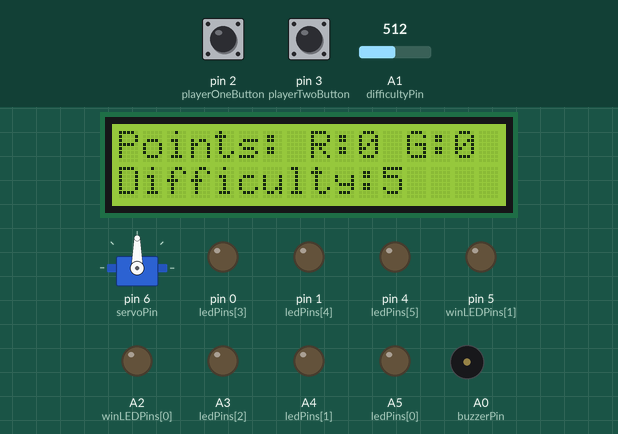
Simulated run of this sketch. Board: Arduino Uno, built with avr-gcc and run on an emulated ATmega328P. Parts: servo, 16×2 character LCD, output pins drawn as LEDs (lit = HIGH), buzzer (waves = sounding). The inputs (shaded band) are chosen by the test bench; at power-on: pin 2 (playerOneButton) HIGH, pin 3 (playerTwoButton) HIGH, A1 (difficultyPin) = 512. Random numbers use the default seed unless the sketch sets one.

Above: at 1.2 s.
1.3 s: pin 2 (playerOneButton) pulled LOW for 3 s
At 1.6 s:
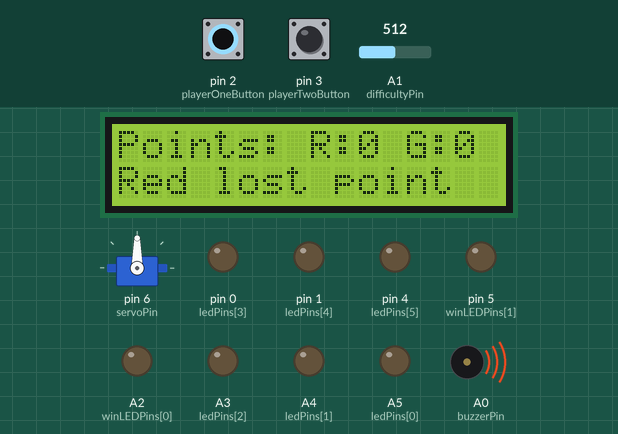
9.4 s: pin 3 (playerTwoButton) pulled LOW for 3 s
At 10.2 s:
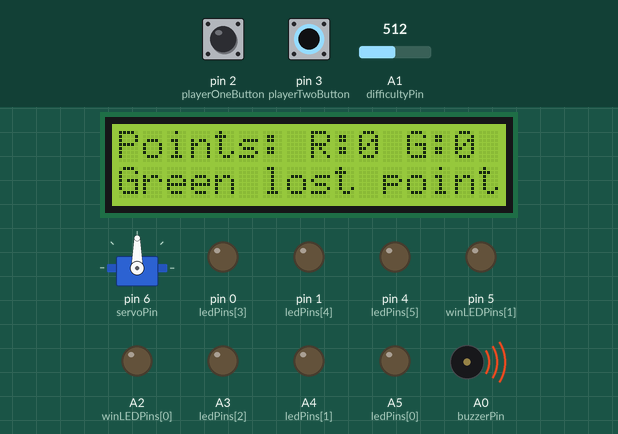
17.2 s: A1 (difficultyPin) set to 716
At 21.5 s:
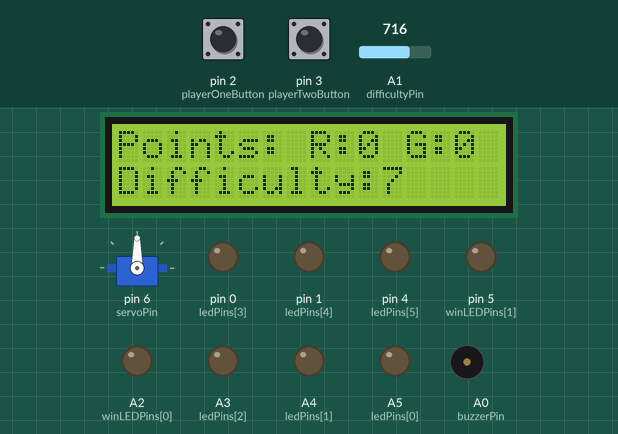
22.4 s: pin 2 (playerOneButton) pulled LOW for 3 s
At 23.1 s:
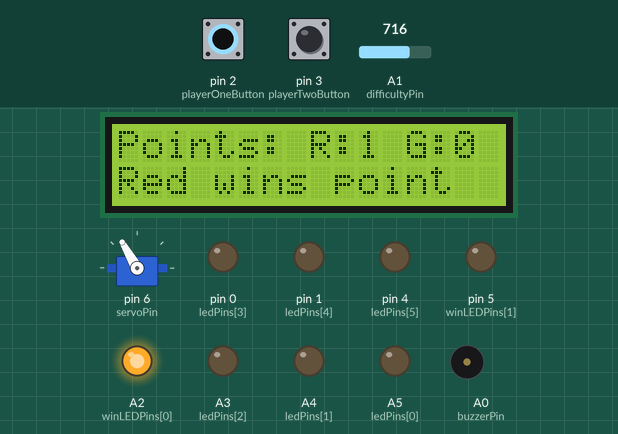
30.0 s: pin 3 (playerTwoButton) pulled LOW for 3 s
At 30.7 s:
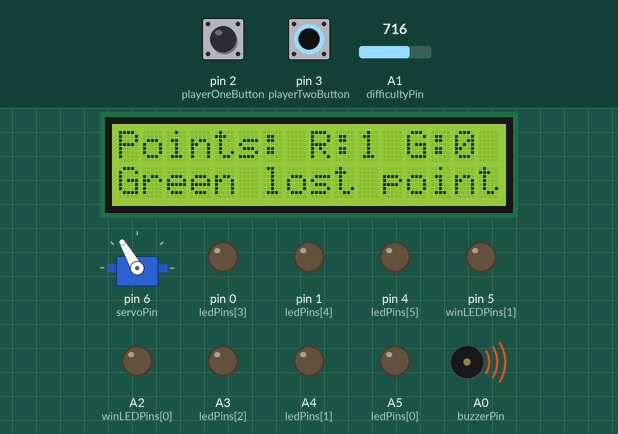
39.9 s: A1 (difficultyPin) set to 900
At 44.8 s:
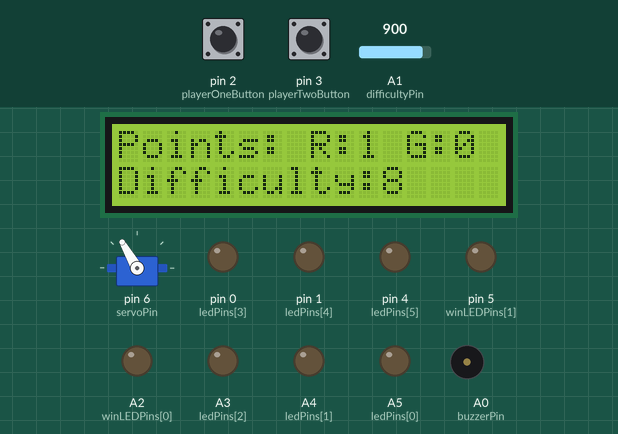
Timing chart, 0 to 50.5 s (numbered marks = the images above; inputs shaded):
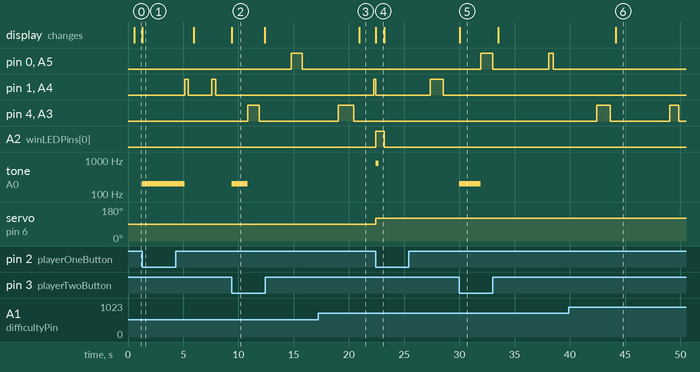

Measured:
- after the input at 1.3 s, tone on A0 (buzzerPin): silent → 200 Hz at once, → silent 3.8 s later; the display: changes at once (image 1)
- after the input at 9.4 s, tone on A0 (buzzerPin): silent → 200 Hz at once, → silent 1.4 s later; the display: changes at once (image 2)
- after the input at 17.2 s, pin 1 (ledPins[4]), A4 (ledPins[1]): LOW → HIGH after 5.0 s; the display: changes after 3.7 s (image 3)
- after the input at 22.4 s, A2 (winLEDPins[0]): LOW → HIGH at once, → LOW 0.79 s later; tone on A0 (buzzerPin): silent → 800 Hz at once, → silent 0.30 s later; servo on pin 6 (servoPin): 90° → 120° at once; the display: changes at once (image 4)
- after the input at 30.0 s, tone on A0 (buzzerPin): silent → 200 Hz at once, → silent 1.9 s later; the display: changes at once (image 5)
- after the input at 39.9 s, the display: changes after 4.2 s (image 6)
- by itself, pin 1 (ledPins[4]), A4 (ledPins[1]): alternates HIGH for 0.35 s and LOW for 2.1 s

The sketch:

sketch.ino
```cpp
#include <Servo.h>
#include <LiquidCrystal.h>

// Assign components to pins
int ledPins[] = {A5, A4, A3, 0, 1, 4};
int playerOneButton = 2;
int playerTwoButton = 3;
int winLEDPins[] = {A2, 5};
int servoPin = 6;
int buzzerPin = A0;
int difficultyPin = A1;

// Declare variables
int randNumber;
unsigned long lastButtonPress;
int scores[] = {0, 0};
int winScore = 10;
int totalWins[] = {0, 0};
int winningSequence = 0;
int win = 0;
Servo servo;
LiquidCrystal lcd(8, 9, 12, 10, 11, 13);

// Setup interrupt, button input, LED outputs, servo, buzzer and lcd
void setup() {
	// Specify interrupt routine
	attachInterrupt(digitalPinToInterrupt(playerOneButton), buttonPressed, FALLING);
	attachInterrupt(digitalPinToInterrupt(playerTwoButton), buttonPressed, FALLING);

	// Setup LED ouputs
	for (int i = 0; i < 6; i++){
		pinMode(ledPins[i], OUTPUT);
	}

	pinMode(winLEDPins[0], OUTPUT);
	pinMode(winLEDPins[1], OUTPUT);

	// Setup buttons with pullup resistors
	pinMode(playerOneButton, INPUT_PULLUP);
	pinMode(playerTwoButton, INPUT_PULLUP);

	// Setup the servo
	servo.attach(servoPin);

	// Setup the buzzer output
	pinMode(buzzerPin, OUTPUT);

	// Setup the analogue input for controlling the difficulty of the game
	pinMode(difficultyPin, INPUT);

	// Setup lcd display and show initial points
	lcd.begin(16, 2);
	lcd.print("Points: R:0 G:0");
}

// Run main program loop
void loop() {
	// The noTone methods used here turn of the buzzer noise
	noTone(buzzerPin);

	// Show the winning LED for longer if a point has been won
	delay(500 * (winLEDPins[0] || winLEDPins[0]));

	noTone(buzzerPin);

	// If winLEDPins on, turn them off
	digitalWrite(winLEDPins[0], LOW);
	digitalWrite(winLEDPins[1], LOW);

	// Get the difficulty from the potentiometer
	int difficulty = getDifficulty();

	// Delay a random length of time with no LEDs on, of which the minimum is determined by the difficulty
	delay(random(1200 - difficulty, 5000));
	noTone(buzzerPin);

	// Select a random number for the led
	randNumber = random(3);

	// Light the LED with the random number index
	digitalWrite(ledPins[randNumber], HIGH);
	digitalWrite(ledPins[randNumber + 3], HIGH);

	// Delay a random length of time with a set of LEDs on, of which the minimum is determined by the difficulty
	delay(random(450 - (difficulty / 3), 1500));

	// Turn the leds off again
	digitalWrite(ledPins[randNumber], LOW);
	digitalWrite(ledPins[randNumber + 3], LOW);

	// Check if either player has reached the wininng score
	if (scores[0] == winScore || scores[1] == winScore){
		winSequence();
	}
}

// The interrupt handler routine which is called when a button is pressed
void buttonPressed() {
	// Check the game is not in its winning sequence and get the input of the player which pressed the button
	if (winningSequence == 0){
		if (!digitalRead(playerOneButton)){
			playerInput(0);
		}
		else playerInput(1);
	}
}


void playerInput(int button) {
	// Ensure the last button press was greater than 300ms ago to stop the buttons registering multiple false presses
	if (millis() - lastButtonPress > 300){
		lastButtonPress = millis();

		// Determine if any of the LEDs are on
		bool ledsOn = false;
		for (int i = 0; i < 3; i++){
			if (digitalRead(ledPins[i + (3 * button)])){
				ledsOn = true;
			}
		}

		if (ledsOn){
			// Win point
			scores[button]++;

			// Play noise
			tone(buzzerPin, 800);

			// Show on display
			lcd.setCursor(0, 1);
			lcd.print("                     ");
			lcd.setCursor(0, 1);
			if (button == 0){
				lcd.print("Red wins point");
			}
			else{
				lcd.print("Green wins point");
			}


			// Turn on win LED indicator and turn off the other LEDs
			digitalWrite(winLEDPins[0 + button], HIGH);
			digitalWrite(ledPins[randNumber], LOW);
			digitalWrite(ledPins[randNumber + 3], LOW);
		}
		else{
			// Lost point (however points cannot go below zero)
			if (scores[button] > 0){
				scores[button]--;
			}

			// Play noies and show on lcd display
			tone(buzzerPin, 200);
			lcd.setCursor(0, 1);
			lcd.print("                     ");
			lcd.setCursor(0, 1);
			if (button == 0){
				lcd.print("Red lost point");
			}
			else{
				lcd.print("Green lost point");
			}
		}

		// Move servo to show who is in the lead (and by how much)
		int angle;
		//angle = ((scores[0] - scores[1]) * 90 / winScore) + 90;

		if (scores[0] == scores[1]){
			angle = 90;
		}
		else if (scores[0] > scores[1]){
			angle = 120;
		}
		else{
			angle = 60;
		}

		servo.write(angle);

		// Display current scores on the lcd display
		lcd.setCursor(10, 0);
		lcd.print(scores[0]);
		lcd.setCursor(14, 0);
		lcd.print(scores[1]);
	}
}

// Plays the wining sequence when a player wins a game
void winSequence(){
	winningSequence = 1;
		lcd.clear();
		if (scores[1] == winScore){
			lcd.print("Green wins");
			totalWins[1]++;
		}
		else{
			lcd.print("Red wins");
			totalWins[0]++;
		}
		lcd.setCursor(0, 1);
		lcd.print("the game!");

		// DO NOT REMOVE (Somehow makes the program work)
		Serial.print("");
		flashLEDS(scores[1] == winScore);
		winningSequence = 0;
		scores[0] = 0;
		scores[1] = 0;

		lcd.clear();
		lcd.print("Total game wins");
		lcd.setCursor(0, 1);
		lcd.print("Red:");
		lcd.print(totalWins[0]);
		lcd.print(" Green:");
		lcd.print(totalWins[1]);
		delay(8000);
		lcd.clear();
		lcd.print("Points: R:0 G:0");

		servo.write(90);
}

// Flashes the LEDs of a player's colour and also plays a tune
void flashLEDS(int player){
	for (int i = 0; i < 20; i++){
		for (int j = 0; j < 3; j++){
			digitalWrite(ledPins[j + (3 * player)], HIGH);
		}

		digitalWrite(winLEDPins[0 + player], HIGH);
		tone(buzzerPin, 600);

		delay(150);

		for (int j = 0; j < 6; j++){
			digitalWrite(ledPins[j], LOW);
		}

		digitalWrite(winLEDPins[0 + player], LOW);
		noTone(buzzerPin);
		delay(150);
	}
}

// Reads the difficulty from an input and returns that difficulty (from 0 to 1023) and displays this as a value between 0 and 10
int getDifficulty(){
	int difficulty = analogRead(difficultyPin);

	lcd.setCursor(0, 1);
	lcd.print("                     ");
	lcd.setCursor(0, 1);
	lcd.print("Difficulty:");
	lcd.print(difficulty / 102);

	return difficulty;
}
```
